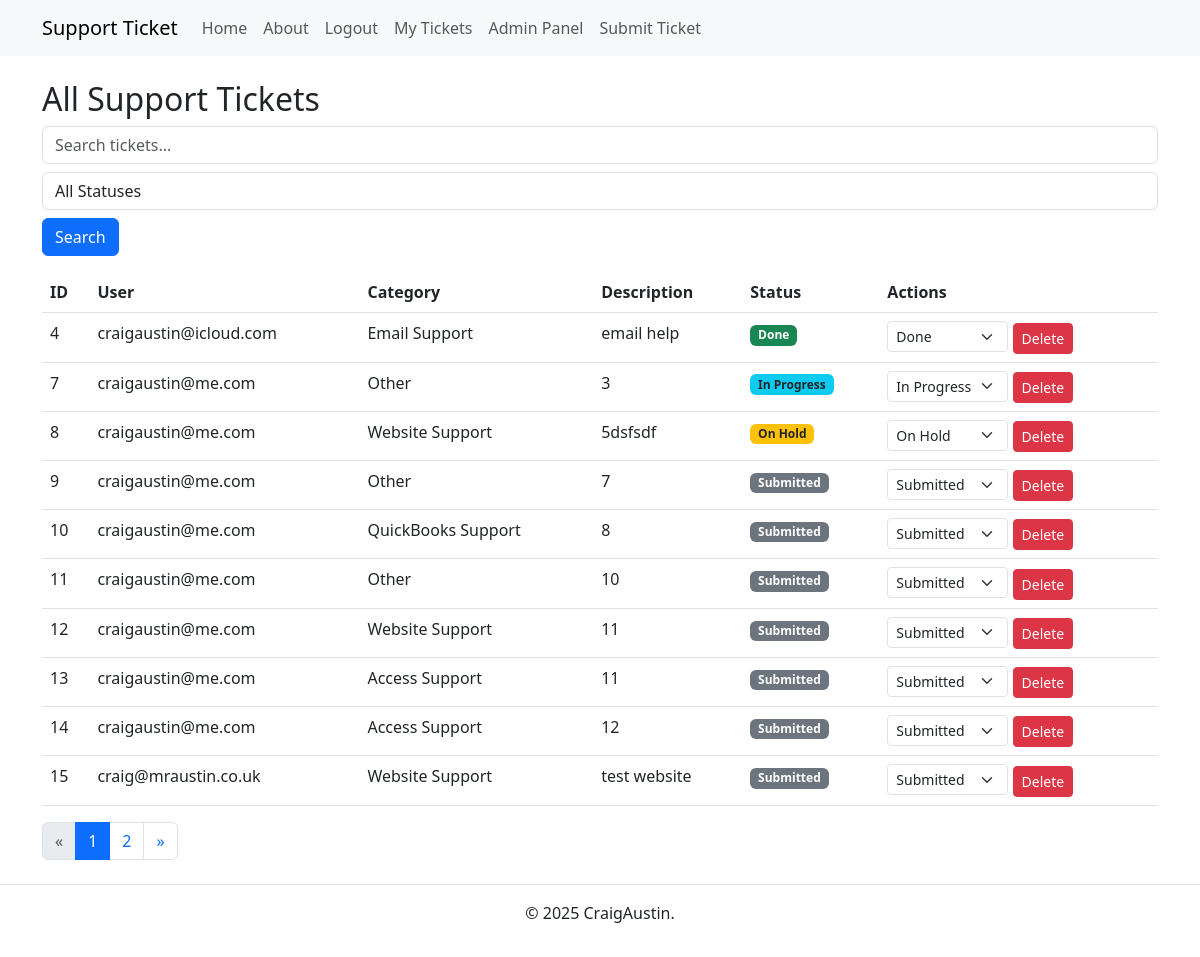
/admin/tickets (signed in), run on the app's committed database.
### app.py (models this page shows, shortened)
class Ticket(db.Model):
    id = db.Column(db.Integer, primary_key=True)
    user_id = db.Column(db.Integer, db.ForeignKey('user.id'), nullable=False)
    category = db.Column(db.String(100), nullable=False)
    description = db.Column(db.Text, nullable=False)
    status = db.Column(db.String(20), default='Submitted')
    user = db.relationship('User', backref=db.backref('tickets', lazy=True))

class User(db.Model, UserMixin):
    id = db.Column(db.Integer, primary_key=True)
    email = db.Column(db.String(150), unique=True, nullable=False)
    password_hash = db.Column(db.String(256), nullable=False)
    is_admin = db.Column(db.Boolean, default=False)

### app.py (the view)
@app.route('/admin/tickets', methods=['GET'])
@login_required
def admin_tickets():
    if not current_user.is_admin:
        flash("Access Denied: Admins only.", "danger")
        return redirect(url_for('index'))
    search_query = request.args.get('search', '')
    status_filter = request.args.get('status_filter', '')
    tickets_query = Ticket.query
    if search_query:
        tickets_query = tickets_query.filter(
            Ticket.category.ilike(f"%{search_query}%") |
            Ticket.description.ilike(f"%{search_query}%")
        )
    if status_filter:
        tickets_query = tickets_query.filter_by(status=status_filter)
    page, per_page, offset = get_page_args(page_parameter='page', per_page_parameter='per_page')
    per_page = 10
    total = tickets_query.count()
    tickets = tickets_query.offset(offset).limit(per_page).all()
    pagination = Pagination(page=page, per_page=per_page, total=total, css_framework='bootstrap4')
    return render_template('admin_tickets.html', tickets=tickets, pagination=pagination)

### app.py (called while the page is built)
@login_manager.user_loader
def load_user(user_id):
    return User.query.get(int(user_id))

### templates/admin_tickets.html (shortened to what this page needs)
{% extends 'base.html' %}
{% block content %}
<h2>All Support Tickets</h2>
{% if tickets %}
<form method="GET" action="{{ url_for('admin_tickets') }}" class="mb-3">
    <input type="text" name="search" placeholder="Search tickets..." class="form-control"
        value="{{ request.args.get('search', '') }}">
    <select name="status_filter" class="form-control mt-2">
        <option value="">All Statuses</option>
    </select>
    <button type="submit" class="btn btn-primary mt-2">Search</button>
</form>
<table class="table">
    <thead>
        <tr>
            <th>ID</th>
            <th>User</th>
            <th>Category</th>
            <th>Description</th>
            <th>Status</th>
            <th>Actions</th>
        </tr>
    </thead>
    <tbody>
        {% for ticket in tickets %}
        <tr>
            <td>{{ ticket.id }}</td>
            <td>{{ ticket.user.email }}</td>
            <td>{{ ticket.category }}</td>
            <td>{{ ticket.description }}</td>
            <td>
                {% if ticket.status == "Submitted" %}
                <span class="badge bg-secondary">Submitted</span>
                {% elif ticket.status == "In Progress" %}
                <span class="badge bg-info text-dark">In Progress</span>
                {% elif ticket.status == "On Hold" %}
                <span class="badge bg-warning text-dark">On Hold</span>
                {% elif ticket.status == "Done" %}
                <span class="badge bg-success">Done</span>
                {% else %}
                <span class="badge bg-light text-dark">{{ ticket.status }}</span>
                {% endif %}
            </td>
            <td>
                {% if current_user.is_admin %}
                <form action="{{ url_for('update_status', ticket_id=ticket.id) }}" method="POST" class="d-inline">
                    <select name="status" onchange="this.form.submit()"
                        class="form-select form-select-sm w-auto d-inline">
                        <option value="Submitted" {% if ticket.status=="Submitted" %}selected{% endif %}>Submitted
                        </option>
                        <option value="In Progress" {% if ticket.status=="In Progress" %}selected{% endif %}>In Progress
                        </option>
                        <option value="On Hold" {% if ticket.status=="On Hold" %}selected{% endif %}>On Hold</option>
                        <option value="Done" {% if ticket.status=="Done" %}selected{% endif %}>Done</option>
                    </select>
                </form>
                <form action="{{ url_for('delete_ticket', ticket_id=ticket.id) }}" method="POST" style="display:inline;"
                    onsubmit="return confirm('Are you sure you want to delete this ticket?');">
                    <button type="submit" class="btn btn-danger btn-sm">Delete</button>
                </form>
                {% endif %}
            </td>
        </tr>
        {% endfor %}
    </tbody>
</table>
<div class="pagination-container">
    {{ pagination.links }}
</div>
{% else %}
<p>No support tickets found.</p>
{% endif %}
{% endblock %}

### static/styles.css (style rules this page uses)
*, *::before, *::after { box-sizing: border-box; }
* { margin: 0; }
body { line-height: 1.5; -webkit-font-smoothing: antialiased; }
input, button, textarea, select { font: inherit; }
p, h1, h2, h3, h4, h5, h6 { overflow-wrap: break-word; }
h1, h2, h3, h4, h5, h6 { text-wrap: balance; }

### data on the page
Ticket: id "4", user.email "craigaustin@icloud.com", category "Email Support", description "email help", shows "Done", status "Done"
Ticket: id "7", user.email "craigaustin@me.com", category "Other", description "3", shows "In Progress", status "In Progress"
Ticket: id "8", user.email "craigaustin@me.com", category "Website Support", description "5dsfsdf", shows "On Hold", status "On Hold"
Ticket: id "9", user.email "craigaustin@me.com", category "Other", description "7", shows "Submitted", status "Submitted"
Ticket: id "10", user.email "craigaustin@me.com", category "QuickBooks Support", description "8", shows "Submitted", status "Submitted"
Ticket: id "11", user.email "craigaustin@me.com", category "Other", description "10", shows "Submitted", status "Submitted"
Ticket: id "12", user.email "craigaustin@me.com", category "Website Support", description "11", shows "Submitted", status "Submitted"
Ticket: id "13", user.email "craigaustin@me.com", category "Access Support", description "11", shows "Submitted", status "Submitted"
Ticket: id "14", user.email "craigaustin@me.com", category "Access Support", description "12", shows "Submitted", status "Submitted"
Ticket: id "15", user.email "craig@mraustin.co.uk", category "Website Support", description "test website", shows "Submitted", status "Submitted"

### other printed values
{{ pagination.links }} "« 1 2 »"
